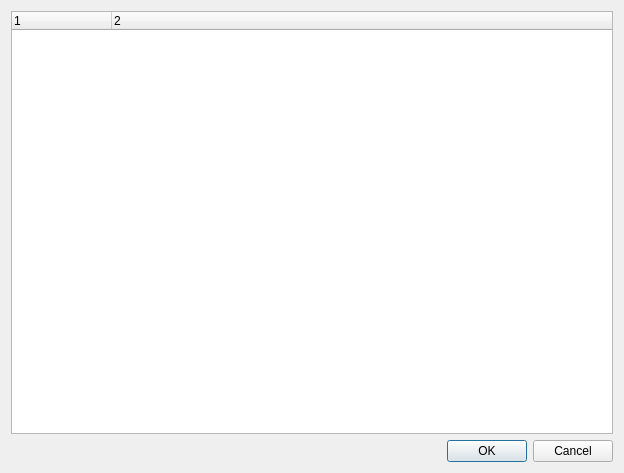
<?xml version="1.0" encoding="UTF-8"?>
<ui version="4.0">
 <class>ShortcutsDialog</class>
 <widget class="QDialog" name="ShortcutsDialog">
  <property name="geometry">
   <rect>
    <x>0</x>
    <y>0</y>
    <width>624</width>
    <height>473</height>
   </rect>
  </property>
  <property name="windowTitle">
   <string>Shortcuts dialog</string>
  </property>
  <layout class="QVBoxLayout" name="verticalLayout">
   <item>
    <widget class="QTreeWidget" name="treeWidget">
     <property name="columnCount">
      <number>2</number>
     </property>
     <column>
      <property name="text">
       <string notr="true">1</string>
      </property>
     </column>
     <column>
      <property name="text">
       <string notr="true">2</string>
      </property>
     </column>
    </widget>
   </item>
   <item>
    <widget class="QDialogButtonBox" name="buttonBox">
     <property name="orientation">
      <enum>Qt::Horizontal</enum>
     </property>
     <property name="standardButtons">
      <set>QDialogButtonBox::Cancel|QDialogButtonBox::Ok</set>
     </property>
    </widget>
   </item>
  </layout>
 </widget>
 <resources/>
 <connections>
  <connection>
   <sender>buttonBox</sender>
   <signal>accepted()</signal>
   <receiver>ShortcutsDialog</receiver>
   <slot>accept()</slot>
   <hints>
    <hint type="sourcelabel">
     <x>248</x>
     <y>254</y>
    </hint>
    <hint type="destinationlabel">
     <x>157</x>
     <y>274</y>
    </hint>
   </hints>
  </connection>
  <connection>
   <sender>buttonBox</sender>
   <signal>rejected()</signal>
   <receiver>ShortcutsDialog</receiver>
   <slot>reject()</slot>
   <hints>
    <hint type="sourcelabel">
     <x>316</x>
     <y>260</y>
    </hint>
    <hint type="destinationlabel">
     <x>286</x>
     <y>274</y>
    </hint>
   </hints>
  </connection>
 </connections>
</ui>
